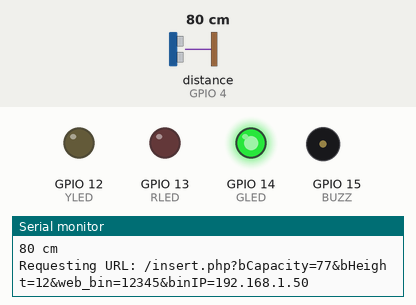
A sketch run on a simulated ESP8266 (NodeMCU). Shown: output pins drawn as LEDs (lit = HIGH), buzzer (waves = sounding, pin HIGH), the last lines printed to the serial monitor. Wiring (inferred from the names in the program): ultrasonic range finder: trigger GPIO 5; echo GPIO 4. The test bench sets the inputs (shaded band); at power-on: distance to the obstacle (sensor on GPIO 4) 80 cm. The echo pulse lasts 58.3 µs per cm; WiFi joins after 1.5 s; servers stay silent unless stated; uploads are accepted with an empty reply; pins used as bus, display or sensor lines are not drawn.

Above: at 7.7 s.
7.8 s: distance to the obstacle (sensor on GPIO 4) set to 11 cm
9.5 s: distance to the obstacle (sensor on GPIO 4) set to 8 cm
At 11.3 s:
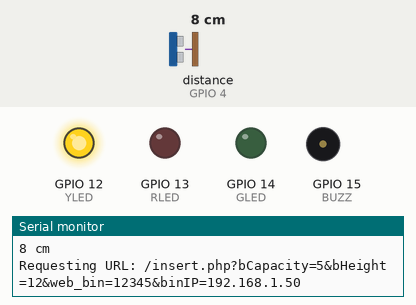
12.0 s: distance to the obstacle (sensor on GPIO 4) set to 5 cm
At 14.4 s:
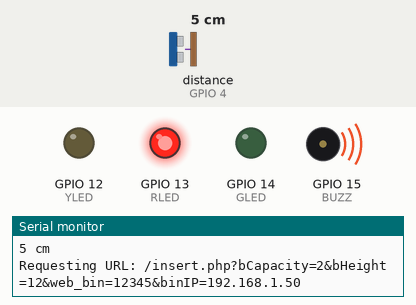
Timing chart, 0 to 15.9 s (numbered marks = the images above; inputs shaded):
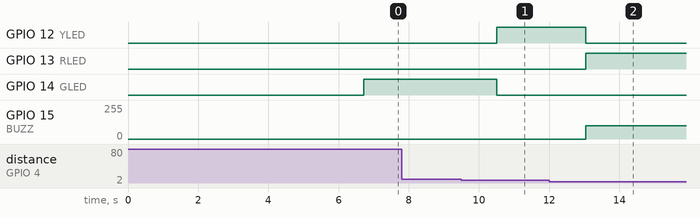

The sketch:

arduino_kudo.ino
```cpp
const char* net_ssid  = "wifi_user";
const char* net_pass  = "wifi_password";
const char* web_host  = "kudobin.000webhostapp.com";
const char* web_bin   = "12345";

#include<ESP8266WiFi.h>

#define TRIGGER 5
#define ECHO    4
#define RLED    13
#define YLED    12
#define GLED    14
#define BUZZ    15

String binIP;

void setup() {
  //Connecting to network
  Serial.begin(115200);
  pinMode(TRIGGER, OUTPUT);
  pinMode(ECHO, INPUT);
  pinMode(RLED, OUTPUT);
  pinMode(YLED, OUTPUT);
  pinMode(GLED, OUTPUT);
  delay(10);

  /* INFO ONLY: DELIBLE */
  Serial.println();
  Serial.println();
  Serial.print("Connecting to ");
  Serial.println(net_ssid);
  /* END OF INFO ONLY */

  WiFi.begin(net_ssid, net_pass);

  while(WiFi.status() != WL_CONNECTED){
    delay(500);
    Serial.print(".");
  }

  /* INFO ONLY: DELIBLE */
  Serial.println("");
  Serial.println("WiFi Connected");
  Serial.println("IP address: ");
  /* END OF INFO ONLY */

  /* GET BIN IP -> REQUEST BIN CAPACITY REMOTELY */
  binIP = WiFi.localIP().toString();

  /* TESTING: DELIBLE */
  Serial.println(binIP);

  delay(5000);

  //Connecting to host
  Serial.print("Connecting to ");
  Serial.println(web_host);
  /* END OF TESTING */
}

void loop() {
  //Use WiFiClient class to create TCP connections
  WiFiClient client;
  const int httpPort = 80;

  if(!client.connect(web_host, httpPort)) {
    Serial.println("Connection failed!");
    return;
  } else {
    Serial.print("Connected to ");
    Serial.println(web_host);
  }

  long duration, distance;
  long min_distance, bin_height, bin_full, bin_notempty, bin_empty;
  int TONE, RDIS, YDIS, GDIS;
  digitalWrite(TRIGGER, LOW);
  delayMicroseconds(2);

  digitalWrite(TRIGGER, HIGH);
  delayMicroseconds(10);
  digitalWrite(TRIGGER, LOW);

  duration = pulseIn(ECHO, HIGH);
  distance = (duration / 2) / 29.1;

  Serial.print(distance);
  Serial.println(" cm");

  digitalWrite(GLED, LOW);
  digitalWrite(YLED, LOW);
  digitalWrite(RLED, LOW);

  min_distance  = 3;  /* Approximately minimum distance HC-SR04 can detect */
  bin_height    = 15 - min_distance;  /* Remove unnecessary distance */
  bin_full      = bin_height - ((80/100) * bin_height); /* 80% full */
  bin_notempty  = bin_height - ((50/100) * bin_height); /* 50% full */
  bin_empty     = bin_height - ((20/100) * bin_height); /* 20% full */
  distance      = distance - min_distance;

  if(distance <= 3){
    digitalWrite(GLED, LOW);
    digitalWrite(YLED, LOW);
    digitalWrite(RLED, HIGH);

    analogWrite(BUZZ, 100);
  }
  else if(distance > 3 && distance < 7){
    digitalWrite(GLED, LOW);
    digitalWrite(YLED, HIGH);
    digitalWrite(RLED, LOW);

    analogWrite(BUZZ, 0);
  }
  else if(distance >= 7){
    digitalWrite(GLED, HIGH);
    digitalWrite(YLED, LOW);
    digitalWrite(RLED, LOW);

    analogWrite(BUZZ, 0);
  }
  /*
  if(distance <= bin_full){
    GDIS = LOW;
    YDIS = LOW;
    RDIS = HIGH;
    TONE = 100;
  } else if(distance > bin_full && distance < bin_empty){
    GDIS = LOW;
    YDIS = HIGH;
    RDIS = LOW;
    TONE = 0;
  } else if (distance >= bin_empty) {
    GDIS = HIGH;
    YDIS = LOW;
    RDIS = LOW;
    TONE = 0;
  }

  analogWrite(BUZZ, TONE);

  digitalWrite(GLED, GDIS);
  digitalWrite(YLED, YDIS);
  digitalWrite(RLED, RDIS);  */

  String url = "/insert.php?bCapacity=";
    url += distance;
    url += "&bHeight=";
    url += bin_height;
    url += "&web_bin=";
    url += web_bin;
    url += "&binIP=";
    url += binIP;

  Serial.print("Requesting URL: ");
  Serial.println(url);
  client.print(String("GET ") + url + " HTTP/1.1\r\n" +
                "Host: " + web_host + "\r\n" +
                "Connection:  close\r\n\r\n");

  unsigned long timeout = millis();

  while(client.available() == 0) {
    if(millis() - timeout > 5000) {
      Serial.println(">>> Client Timeout !");
      client.stop();
      return;
    }
  }
  /*
  delay(60UL * 60UL * 1000UL);  //60 minutes each of 60 seconds each of 1000 milliseconds all unsigned longs

  */
  delay(1000); // 1 seconds
}
```

Measured:
- the behaviour switches between 10 and 9 cm on distance to the obstacle (sensor on GPIO 4) (found by bisection; images 0 and 1)
- the behaviour switches between 7 and 6 cm on distance to the obstacle (sensor on GPIO 4) (found by bisection; images 1 and 2)
- after the input at 9.5 s, GPIO 12 (YLED): LOW → HIGH after 1.0 s; GPIO 14 (GLED): HIGH → LOW after 1.0 s
- after the input at 12.0 s, GPIO 12 (YLED): HIGH → LOW after 1.0 s; GPIO 13 (RLED): LOW → HIGH after 1.0 s; GPIO 15 (BUZZ): 0/255 → 100/255 after 1.0 s
